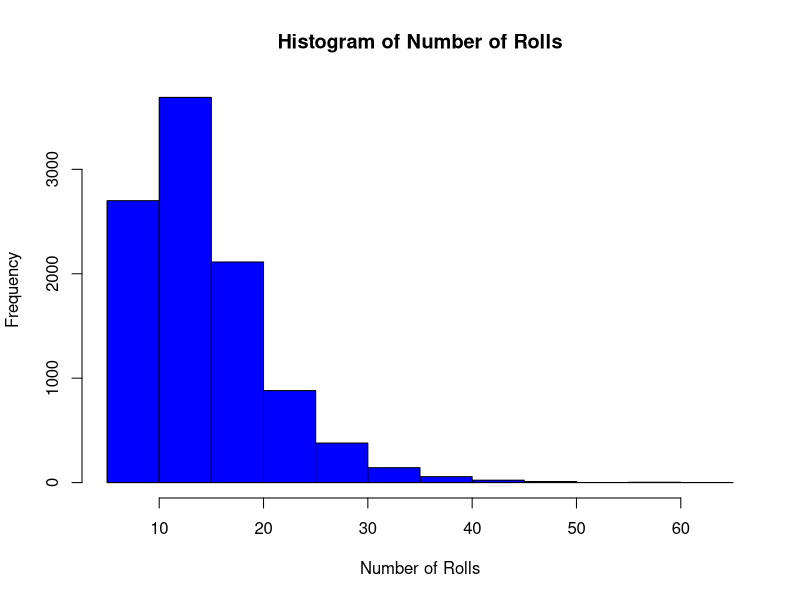
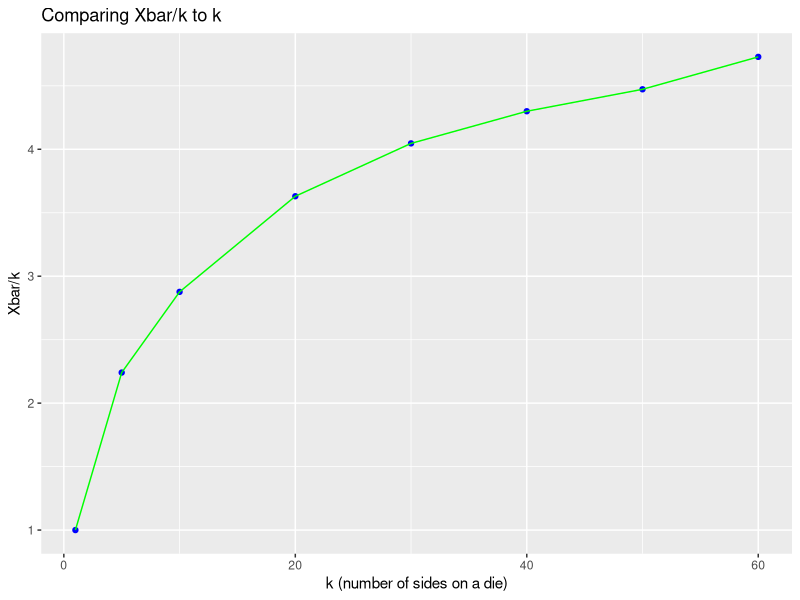
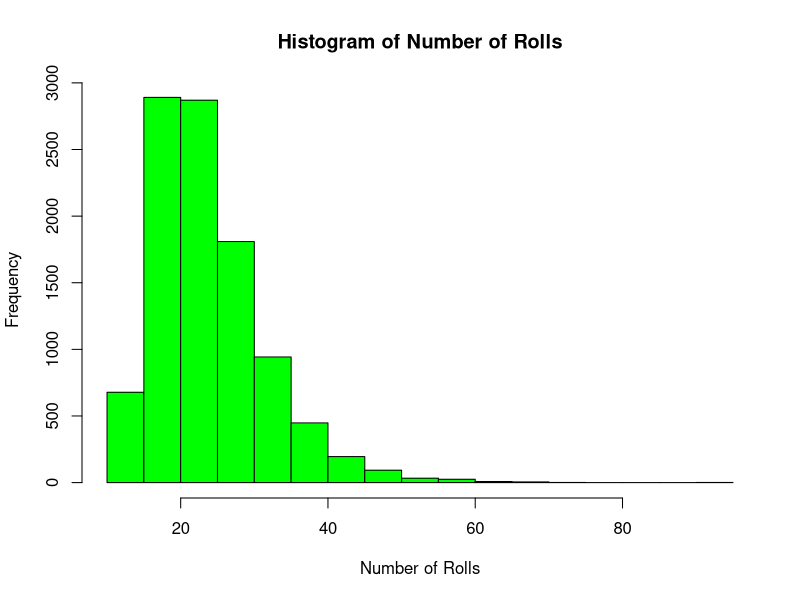

These charts were generated, in order, by the following R code:
## ---- chunk 1
#| include: false
options(scipen=999)  # turns off scientific notation
set.seed(5102005)  # set your own seed!
## ---- chunk 2
## Create a rollem function
rollem <- function(k){
  ## Create an emtpy vector of 0s 
  die_sides = numeric(k)
  ## Fill the vector with numeric values
  while (any(die_sides == 0)) {
    unique_die <- sample(1:k, 1, replace = TRUE)
    die_sides[unique_die] = die_sides[unique_die] + 1
  }
  ## Find out the number of rolls
  X <- sum(die_sides)
  ## Return the number of rolls
  return(X)
}

## ---- chunk 3
n <- 10000
A <- replicate(n, rollem(6))
## ---- chunk 4
#| fig-height: 4
#| fig-width: 6
hist(A, 
     xlab = "Number of Rolls", 
     main = paste("Histogram of Number of Rolls"), 
     col = "blue") 
## ---- chunk 5
CI <- t.test(A)
CI$conf.int
## ---- chunk 6
quantile(A, probs = c(0.025, 0.975))
## ---- chunk 7
nums <- c(1,5,10,20,30,40,50,60)
mean_vec <- numeric(length = 8)
for (i in 1:8) {
  mean_vec[i] <- mean(replicate(1000, rollem(nums[i])))
}

mean_vec
## ---- chunk 8
#| fig-height: 4
#| fig-width: 6
library(ggplot2)
quotient_vec = mean_vec / nums
ggplot(mapping = aes(
  x = nums,
  y = quotient_vec
)) + 
  geom_point(color = "blue") +
  geom_line(color = "green") +
  labs(title = "Comparing Xbar/k to k",
       x = "k (number of sides on a die)",
       y = "Xbar/k")
## ---- chunk 9
rollem2 <- function(k){
  ## Create an emtpy vector of 0s 
  die_sides = numeric(k)
  ## Fill the vector with numeric values
  while (any(die_sides < 2)) {
    unique_die <- sample(1:k, 1, replace = TRUE)
    die_sides[unique_die] = die_sides[unique_die] + 1
  }
  ## Find out the number of rolls
  Y <- sum(die_sides)
  ## Return the number of rolls
  return(Y)
}

B <- replicate(10000, rollem2(6))
## ---- chunk 10
hist(B,
     xlab = "Number of Rolls", 
     main = paste("Histogram of Number of Rolls"), 
     col = "green")
## ---- chunk 11
CI2 <- t.test(B)
CI2$conf.int
## ---- chunk 12
quantile(B, probs = c(0.025, 0.975))
